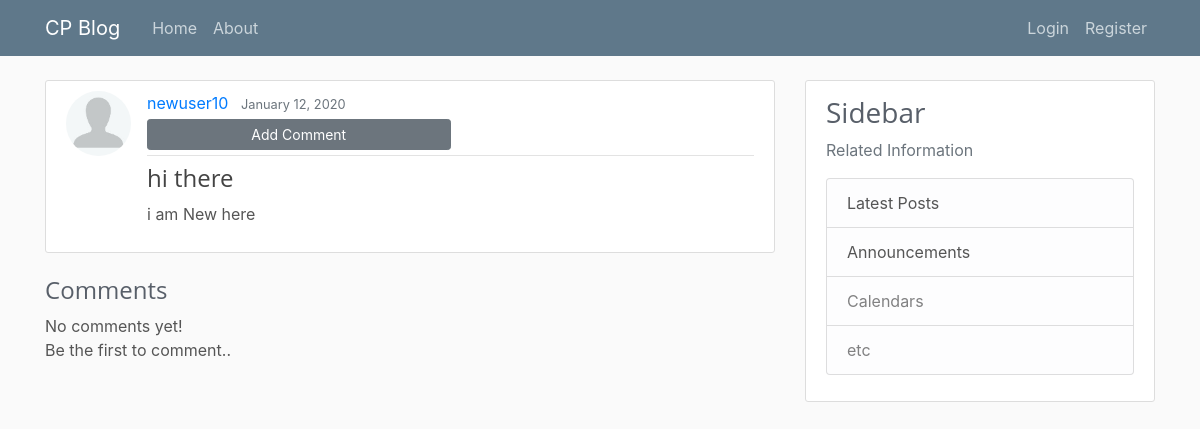
The app's page /post/36/, older data.
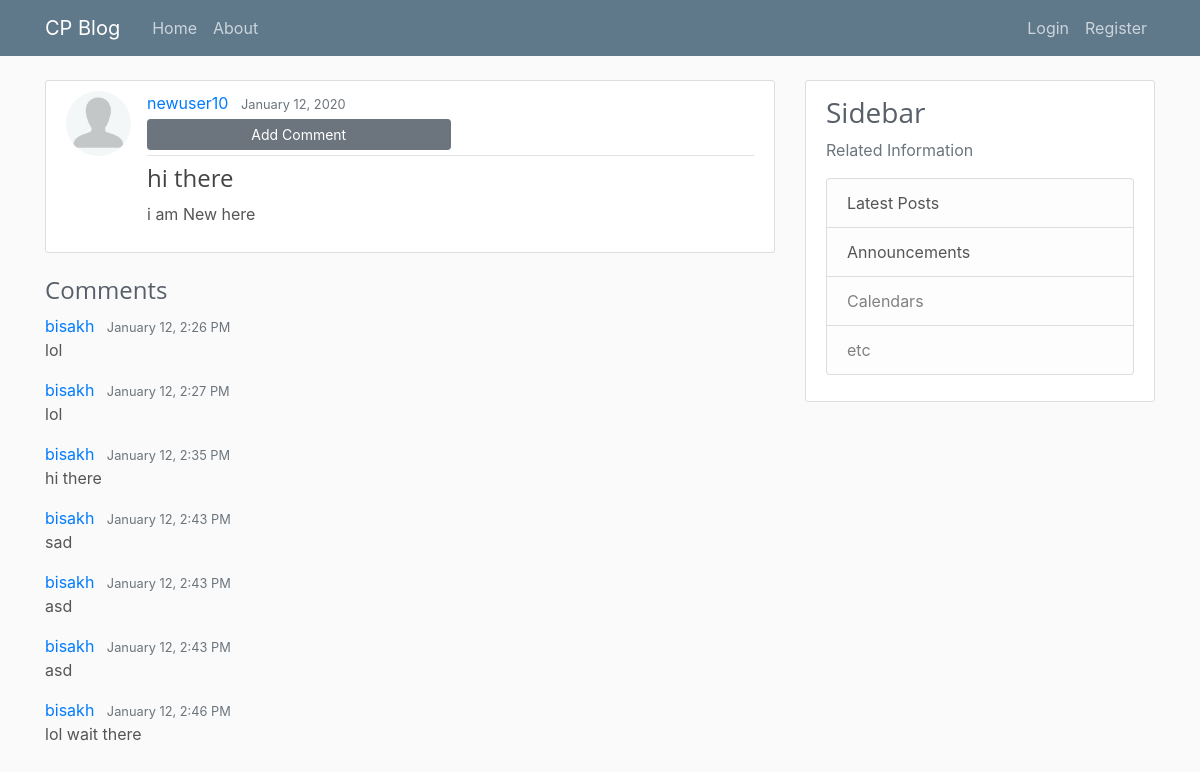
The same page, newer data.
### blog/models.py (models this page shows, shortened)
class Post(models.Model):
    title=models.CharField(max_length=100)
    contents=models.TextField()
    date_posted=models.DateTimeField(default=timezone.now) #remind donot pou now()
    author=models.ForeignKey(User,on_delete=models.CASCADE)

class Comments(models.Model):
    author=models.ForeignKey(User,on_delete=models.PROTECT) # ensuring deleting user dont delete comments on other's post
    content=models.TextField()
    date_posted=models.DateTimeField(default=timezone.now)
    post=models.ForeignKey('Post',on_delete=models.CASCADE,null=True,related_name='comments') # related name is like GOD

### users/models.py (models this page shows, shortened)
class profile(models.Model):
    user=models.OneToOneField(User,on_delete=models.CASCADE) # cascade is one way street means if user is deleted delete profile not vice versa
    image=models.ImageField(default='default.jpg',upload_to='profile_pics')

### blog/views.py (the view)
# urls.py: path('post/<int:pk>/',PostDetailView.as_view(),name='post_detail'),
class PostDetailView(DetailView):
    model=Post
    context_object_name='post'

### blog/templates/blog/post_detail.html (shortened to what this page needs)
{%extends 'blog/base.html'%}
{%block content%}
<article class="media content-section">
<img class="rounded-circle article-img"  src="{{post.author.profile.image.url}}" >
<div class="media-body">
<div class="article-metadata">
<a class="mr-2" href="{%url 'user_post' post.author.username%}">{{ post.author }}</a>
<small class="text-muted">{{ post.date_posted|date:"F d, Y" }}</small>
<div>
    <a class='btn btn-secondary btn-sm mt-1 mb-1 col-sm-6' href="{%url 'comment_create' post.id%}">Add Comment</a>
</div>
</div>
<h2 class="article-title">{{ post.title }}</h2>
<p class="article-content">{{ post.contents }}</p>
</div>
</article>
<div>
    <h2>Comments</h2>
</div>
{%for comment in post.comments.all %}
<article class=" comment media">
    <div class="comment">
      <div class="comment">
        <a class="mr-2" href="{%url 'user_post' comment.author.username %}">{{ comment.author }}</a>
        <small class="text-muted date">{{ comment.date_posted|date:"F d,  g:i A" }}</small>
      </div>
      <p class="article-content">{{ comment.content}}</p>
    </div>
  </article>
  {%empty%}
    <p>No comments yet! <br>Be the first to comment..</p>
  {%endfor%}
{%endblock%}

### blog/templates/blog/base.html (shortened to what this page needs)
{%load static%}
<!DOCTYPE html>
<html lang="en">
<head>
    <link rel="stylesheet" href="https://stackpath.bootstrapcdn.com/bootstrap/4.4.1/css/bootstrap.min.css">
    <link rel="stylesheet" type='text/css' href="{% static 'blog/main.css'%}">
    </head>
<body>
    <header class="site-header">
    <nav class="navbar navbar-expand-md navbar-dark bg-steel fixed-top">
        <div class="container">
        <a class="navbar-brand mr-4" href="/">CP Blog</a>
        <div class="collapse navbar-collapse" id="navbarToggle">
            <div class="navbar-nav mr-auto">
            <a class="nav-item nav-link" href="{% url 'blog_home'%}">Home</a>
            <a class="nav-item nav-link" href="{%url 'blog_about'%}">About</a>
            </div>
            <div class="navbar-nav">
              {%if user.is_authenticated%}
              <a class="nav-item nav-link" href="{%url 'post_create'%}">New Post</a>
              <a class="nav-item nav-link" href="{%url 'profile'%}">Profile</a>
              <a class="nav-item nav-link" href="{%url 'logout'%}">Logout</a>
              {%else%}
            <a class="nav-item nav-link" href="{%url 'login'%}">Login</a>
            <a class="nav-item nav-link" href="{%url 'register' %}">Register</a>
            {%endif%}
          </div>
        </div>
        </div>
    </nav>
    </header>
    <main role="main" class="container">
        <div class="row">
          <div class="col-md-8">
            {% block content %}{% endblock %}
          </div>
          <div class="col-md-4">
            <div class="content-section">
              <h3>Sidebar</h3>
              <p class='text-muted'>Related Information
                <ul class="list-group">
                  <li class="list-group-item list-group-item-light"><a href="{%url 'blog_home'%}">Latest Posts</a></li>
                  <li class="list-group-item list-group-item-light"><a href="{%url 'blog_announcements'%}">Announcements</a></li>
                  <li class="list-group-item list-group-item-light">Calendars</li>
                  <li class="list-group-item list-group-item-light">etc</li>
                </ul>
              </p>
            </div>
          </div>
        </div>
    </main>
</body>
</html>

### blog/static/blog/main.css (style rules this page uses)
body { background: #fafafa; color: #333333; margin-top: 5rem; }
h1, h2, h3, h4, h5, h6 { color: #444444; }
ul { margin: 0; }
.bg-steel { background-color: #5f788a; }
.site-header .navbar-nav .nav-link { color: #cbd5db; }
.content-section { background: #ffffff; padding: 10px 20px; border: 1px solid #dddddd; border-radius: 3px; margin-bottom: 20px; }
.article-title { color: #444444; }
.article-content { white-space: pre-line; }
.article-img { height: 65px; width: 65px; margin-right: 16px; }
.article-metadata { padding-bottom: 1px; margin-bottom: 4px; border-bottom: 1px solid #e3e3e3 }
h1, h2, h3, h4, h5, h6 { color: #585f69; margin-top: 5px; text-shadow: none; font-weight: normal; font-family: 'Open Sans', sans-serif; }
h2 { font-size: 24px; line-height: 33px; }
p, li, li a { color: #555; }

Row changes from the older to the newer data that the page shows:
added Comments: author "bisakh", date_posted "January 12, 2:26 PM", content "lol"
added Comments: author "bisakh", date_posted "January 12, 2:27 PM", content "lol"
added Comments: author "bisakh", date_posted "January 12, 2:35 PM", content "hi there"
added Comments: author "bisakh", date_posted "January 12, 2:43 PM", content "sad"
added Comments: author "bisakh", date_posted "January 12, 2:43 PM", content "asd"
added Comments: author "bisakh", date_posted "January 12, 2:43 PM", content "asd"
added Comments: author "bisakh", date_posted "January 12, 2:46 PM", content "lol wait there"
Text that changed along with them:
text no longer shown: "No comments yet! Be the first to comment.."
